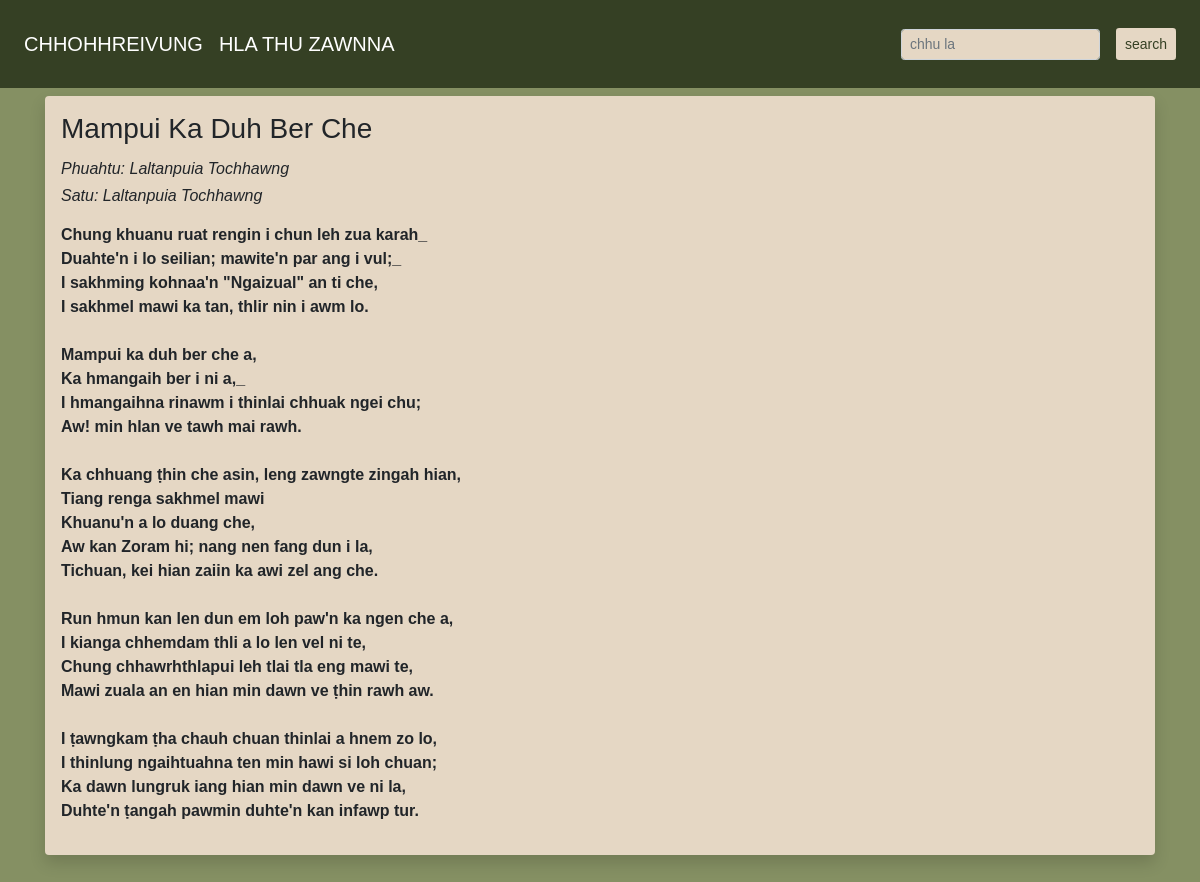
The page /hla/8/ on the database its author committed.
### hla/models.py (models this page shows, shortened)
class Data(models.Model):
    name = models.CharField(max_length=225)
    phuahtu = models.CharField(max_length=255,)
    satu = models.CharField(max_length=255,)
    desc = models.TextField()
    img = models.ImageField(upload_to='thlalak/',null=True,blank=True)

### hla/views.py (the view)
# urls.py: path('hla/',views.hla,name="hla"),
def hla(request, pk):
    data = get_object_or_404(Data, pk=pk)
    return render(request, 'hla.html', {'data': data})

### templates/hla.html (shortened to what this page needs)
{% load static %}
<!doctype html>
<html lang="en">
  <head>
    <link rel="stylesheet" href="https://cdn.jsdelivr.net/npm/bootstrap@4.4.1/dist/css/bootstrap.min.css">
    <link rel="stylesheet" href="{% static 'style.css' %}">
  </head>
  <body>
<nav class="navbar navbar-expand-lg navbar-dark p-4" style="background-color: rgb(53, 64, 36);">
  <a class="navbar-brand" href="{% url 'home' %}">CHHOHHREIVUNG</a>
  <div class="collapse navbar-collapse" id="navbarSupportedContent">
    <div class="d-flex flex-column flex-lg-row align-items-lg-center w-100">
      <h5 class="text-white mr-auto mb-2 mb-lg-0">HLA THU ZAWNNA</h5>
      <form class="form-inline my-2 my-lg-0" method="GET" action="{% url 'home' %}">
        <input class="form-control form-control-sm w-auto mr-2"
             type="search"
             placeholder="chhu la"
             name="q"
             aria-label="Search"
             style="width: 200px;background-color: rgb(229,215, 196);color: rgb(53, 64, 36);
                 input::placeholder {
      color: rgb(53, 64, 36);
      opacity: 1; /* Make sure it’s not faded */
    }">
      <button class="btn btn-sm ml-2"
        style="padding-top: 4px; padding-bottom: 4px; height: 32px;
               background-color: rgb(229,215,196); color: rgb(53, 64, 36);">
    search
</button>
      </form>
    </div>
  </div>
</nav>
<div style="background-color: rgb(133,144,99);">
  <div class="container pt-2 pb-1">
    <div class="shadow p-3 mb-5 rounded" style="background-color: rgb(229,215,196);">
      <h3>{{data.name}}</h3>
      <h6 style="font-style: italic;padding-top: 5px;">Phuahtu: {{data.phuahtu}}</h6>
      <h6 style="font-style: italic;">Satu: {{data.satu}}</h6>
      <p style="font-weight: bold; padding-top:10px;">{{ data.desc|linebreaksbr }}</p>
    </div>
  </div>
</div>
  </body>
</html>

### statics/style.css (style rules this page uses)
body { font-family: Impact, Haettenschweiler, 'Arial Narrow Bold', sans-serif; }

### rows shown on the page
Data: name "Mampui Ka Duh Ber Che", phuahtu "Laltanpuia Tochhawng", satu "Laltanpuia Tochhawng", desc "Chung khuanu ruat rengin i chun leh zua karah_ Duahte'n i lo seilian; mawite'n par ang i vul;_ I sakhming kohnaa'n \"Ngaizual\" an ti che, I sakhmel mawi ka tan, thlir nin i awm lo. Mampui ka duh ber che a, Ka hmangaih ber i ni a,_ I hmangaihna rinawm i thinlai chhuak ngei chu; Aw! min hlan ve tawh mai rawh. Ka chhuang ṭhin che asin, leng zawngte zingah hian, Tiang renga sakhmel mawi Khuanu'n a lo duang che, Aw kan Zoram hi; nang nen fang dun i la, Tichuan, kei hian zaiin ka awi zel ang che. Run hmun kan len dun em loh paw'n ka ngen che a, I kianga chhemdam thli a lo len vel ni te, Chung chhawrhthlapui leh tlai tla eng mawi te, Mawi zuala an en hian min dawn ve ṭhin rawh aw. I ṭawngkam ṭha…"
